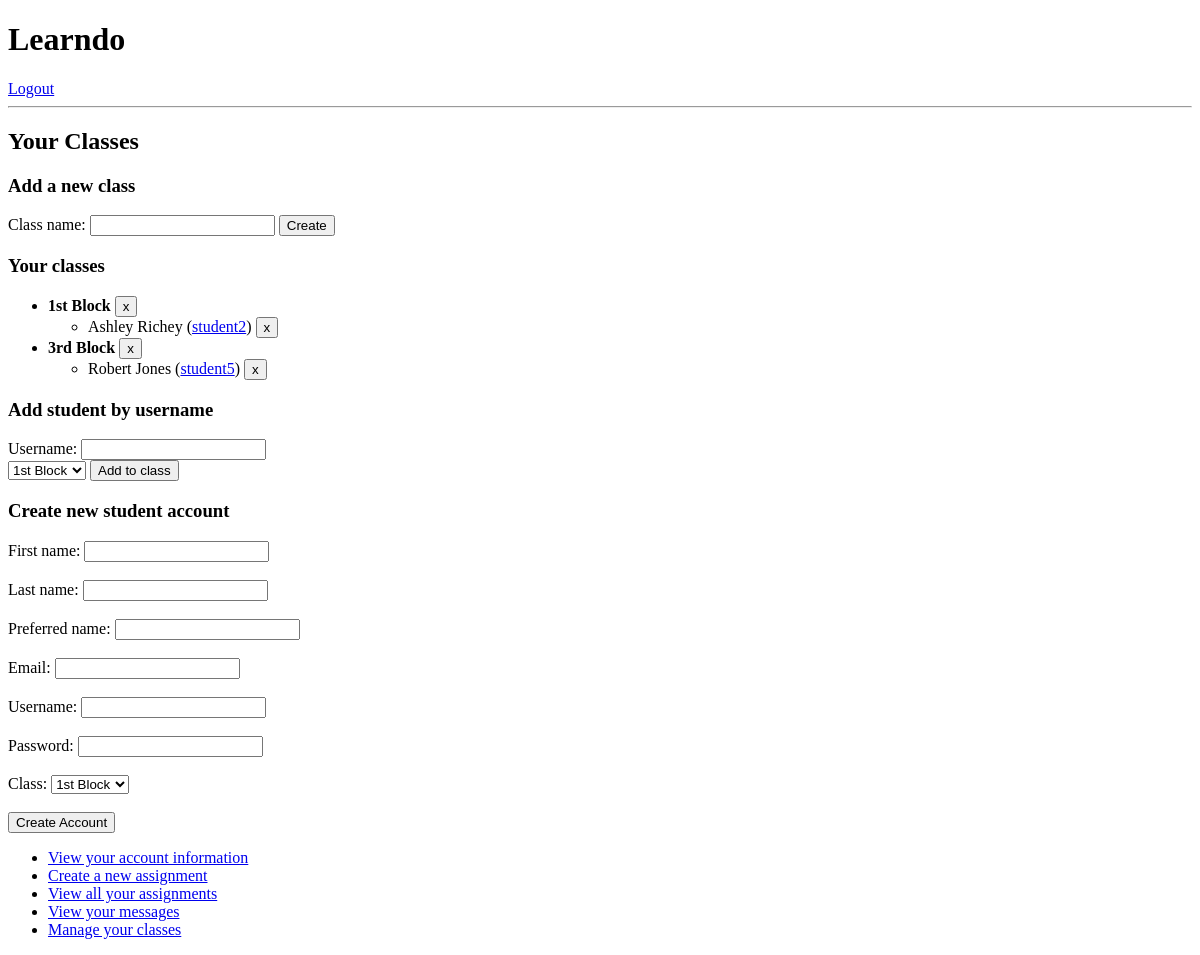
Page /teacher/7/classes (signed in) on the earlier database version.
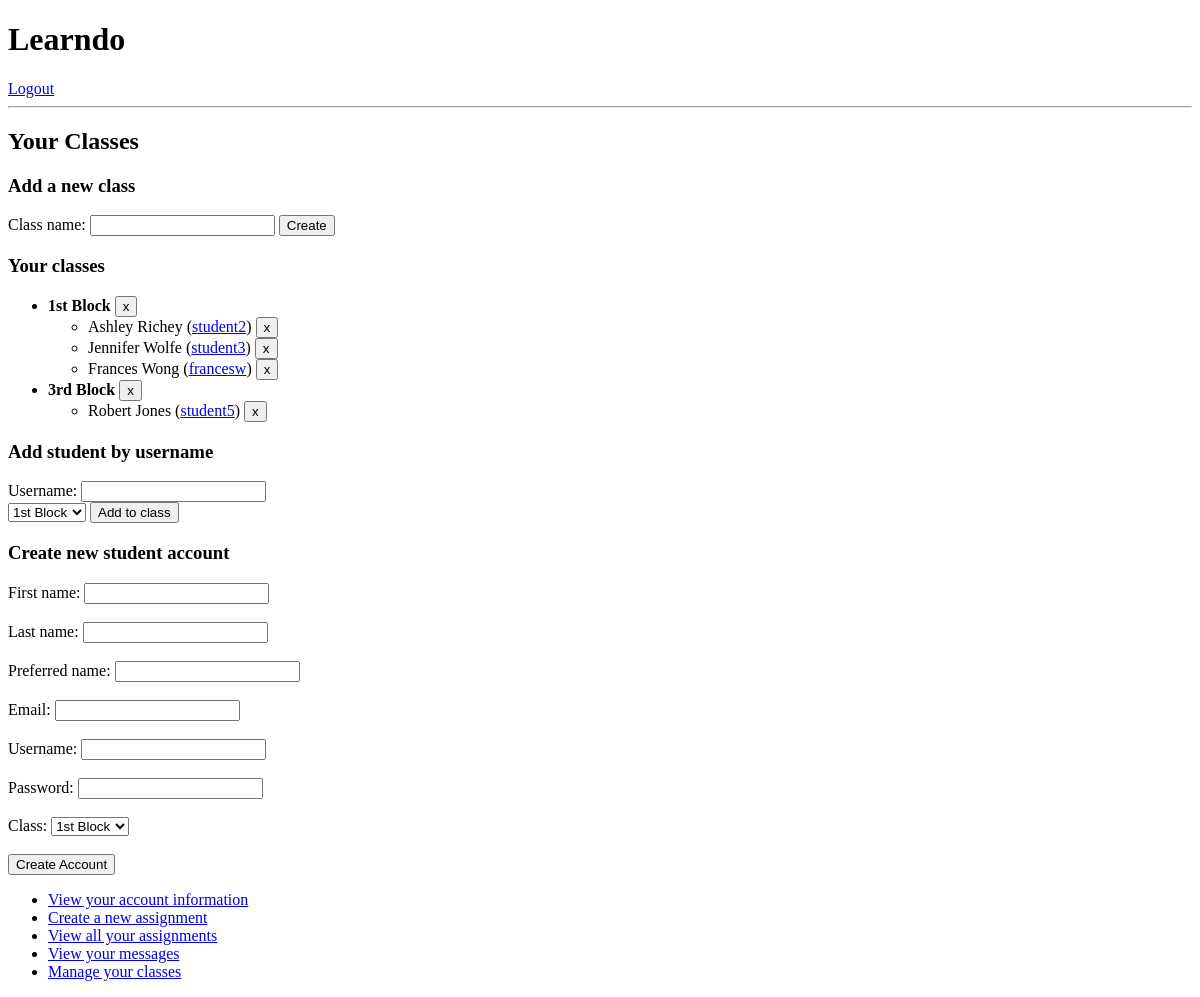
Same page on the later database version.
### model.py (models this page shows, shortened)
class Class(db.Model):
    __tablename__ = "classes"
    class_id = db.Column(db.Integer, autoincrement=True, primary_key=True)
    class_name = db.Column(db.String(64), nullable=False)

class User(db.Model):
    __tablename__ = "users"
    user_id = db.Column(db.Integer, autoincrement=True, primary_key=True)
    is_teacher = db.Column(db.Boolean, nullable=False)
    username = db.Column(db.Integer, nullable=False, unique=True)
    password = db.Column(db.String(16), nullable=False)
    email = db.Column(db.String(64), nullable=True)
    first_name = db.Column(db.String(32), nullable=False)
    last_name = db.Column(db.String(32), nullable=True)
    display_name = db.Column(db.String(32), nullable=True)
    school = db.Column(db.String(64), nullable=True)
    classes = db.relationship("Class",
                             secondary='usersclasses',
                             backref="users")
    tasks = db.relationship('Task', backref='user')
    assignments = db.relationship('Assignment', backref='user')

### server.py (the view)
@app.route('/teacher/<int:user_id>/classes', methods=['GET'])
def manage_classes(user_id):
    if session['user_id'] == user_id:
        teacher = User.query.get(user_id) ## Can I make this a global variable or store in session?
        class_list = show_classes(teacher)
        return render_template("class_list.html", teacher=teacher, class_list=class_list)
    else:
        flash("You do not have access to that page.")
        return redirect("/")

### helper.py (called while the page is built)
def show_classes(teacher):
    class_list = {}
    for each_class in teacher.classes:
        class_list[each_class.class_id] = {'class_name' : each_class.class_name }
        for student in each_class.users:
            if student.is_teacher == 0:
                if 'students' not in class_list[each_class.class_id]:
                    class_list[each_class.class_id]['students'] = []
                class_list[each_class.class_id]['students'].append(student)
    return class_list

### templates/class_list.html (shortened to what this page needs)
{% extends 'base.html' %}
{% block content %}
    <h2>Your Classes</h2>
    <h3>Add a new class</h3>
    <form action="/new_class" method="POST">
        <div>
            <label>Class name:
                <input type="text" name="class_name" required>
            </label>
            <input type="submit" value="Create">
        </div>
    </form>
    <h3>Your classes</h3>
    <ul>
    {% for class_id in class_list.keys() %}
        <li><b>{{ class_list[class_id]['class_name'] }}</b>
        <button class="delete_class" data-classid="{{ class_id }}">x</button>
        </li></form>
            {% if 'students' in class_list[class_id] %}
              <ul>
                {% for student in class_list[class_id]['students'] %}
                <li>
                {{ student.first_name }} {{ student.last_name }}
                (<a href="/profile/{{student.user_id}}">{{student.username}}</a>)
                <button class="remove_student" data-classid="{{ class_id }}" data-studentid="{{ student.user_id }}">x</button>
                </li>
                {% endfor %}
              </ul>
            {% endif %}
    {% endfor %}
    </ul>
    <h3>Add student by username</h3>
    <form action="/add_student" method="POST">
        <div>
            <label>Username:
                <input type="text" name="username" required>
            </label><br>
            <select name="class-id">
              {% for class_id in class_list.keys() %}
              <option value="{{ class_id }}">{{ class_list[class_id]['class_name'] }}</option>
              {% endfor %}
            </select>
            <input type="submit" value="Add to class">
        </div>
    </form>
    <h3>Create new student account</h3>
    <form action="/new_student" method="POST">
    <div>
        <label>
            First name:
            <input type="text" name="first" required>
        </label><br><br>
    </div>
    <div>
        <label>
            Last name:
            <input type="text" name="last" required>
        </label><br><br>
    </div>
    <div>
        <label>
            Preferred name:
            <input type="text" name="preferred">
        </label><br><br>
    </div>
    <div>
        <label>
            Email:
            <input type="email" name="email">
        </label><br><br>
    </div>
    <div>
        <label>
            Username:
            <input type="text" name="username" required>
        </label><br><br>
    </div>
    <div>
        <label>
            Password:
            <input type="password" name="password" required>
        </label><br><br>
    </div>
    <div>
        Class:
        <select name="class-id">
          {% for class_id in class_list.keys() %}
          <option value="{{ class_id }}">{{ class_list[class_id]['class_name'] }}</option>
          {% endfor %}
        </select><br><br>
    </div>
    <div>
        <input type="submit" value="Create Account">
    </div>
</form>
{% endblock %}

Differences in the rows shown:
now on this page (row unchanged): User: first_name "Jennifer", last_name "Wolfe", username "student3", shown under "1st Block"
now on this page (row edited): User: first_name "Frances", last_name "Wong", username "francesw", shown under "1st Block"
